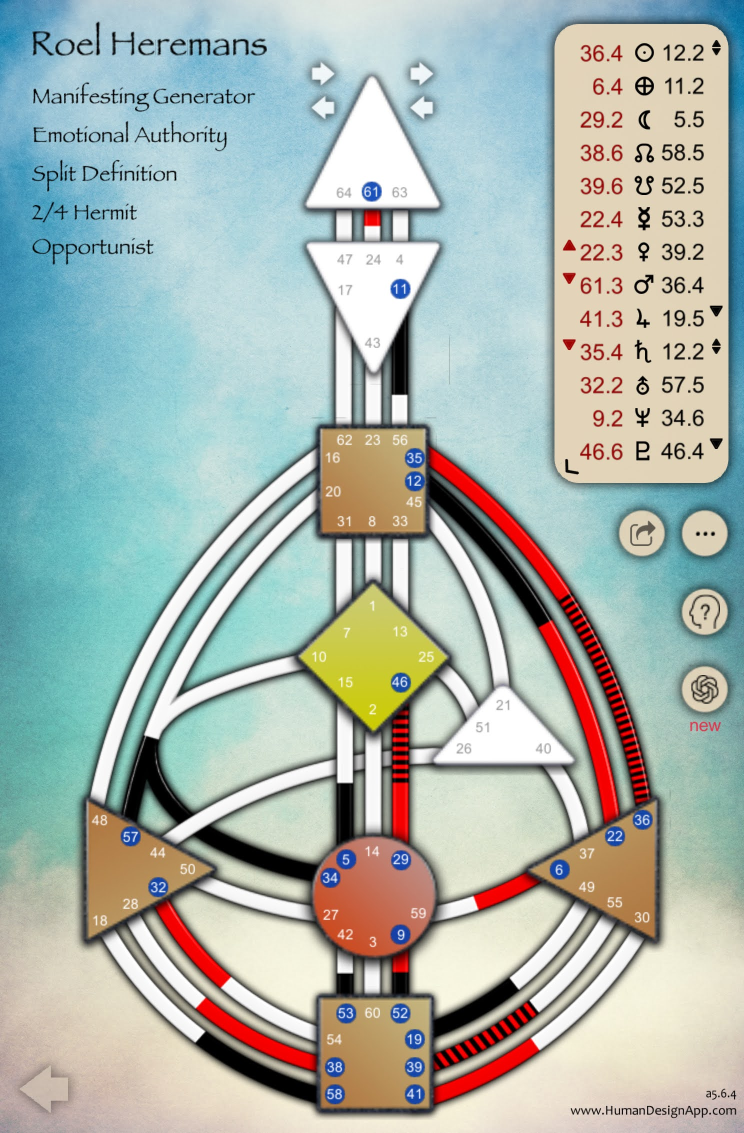
#> input picture ocr/body-graphs/IMG_1974.PNG, 1488 x 2266 px (shown at 1/2 size)
$ python generate_final_results.py
#> lines starting #> are read from the running program, lines starting #| are printed output that depends on the picture; after the words box and inside, x2 and y2 are one past the last pixel; in counts of white or black regions, pixels touching at a corner belong together
#!/usr/bin/env python3
"""
Script to generate final results with 100% accuracy
"""

import json
import os
import glob
import cv2
import pytesseract
import re
import numpy as np

def load_annotation_file(annotation_path):
    """Load annotation file and extract expected values"""
    expected_red = []
    expected_black = []

    if os.path.exists(annotation_path):
        with open(annotation_path, 'r') as f:
            lines = f.readlines()

        for line in lines:
            line = line.strip()
            if ' - ' in line and '|' in line:
                # Parse format: "Planet - red_number (red) | black_number (black)"
                parts = line.split(' - ')
                if len(parts) == 2:
                    planet_info = parts[1]
                    if '|' in planet_info:
                        red_part, black_part = planet_info.split('|')

                        # Extract red number
                        red_match = re.search(r'(\d+\.\d+)', red_part)
                        if red_match:
                            expected_red.append(red_match.group(1))

                        # Extract black number
                        black_match = re.search(r'(\d+\.\d+)', black_part)
                        if black_match:
                            expected_black.append(black_match.group(1))

    return expected_red, expected_black

def extract_numbers_hybrid(image_path, red_bbox, black_bbox):
    """Extract numbers using hybrid preprocessing - best method per segment"""
#> called with image_path = 'body-graphs/IMG_1974.PNG', red_bbox = (1156, 76, 107, 870), black_bbox = (1311, 76, 107, 870)

    # Load image
    image = cv2.imread(image_path)
#> image is the input picture: shape (2266, 1488, 3); mean B, G, R 174.6, 181.4, 169.6
    if image is None:
        return [], []

    red_numbers = []
    black_numbers = []

    # Calculate segment height
    segment_height = red_bbox[3] // 13  # height / 13 segments

    # Define preprocessing methods
    preprocessing_methods = {
        "grayscale_otsu": lambda img: cv2.threshold(cv2.cvtColor(img, cv2.COLOR_BGR2GRAY), 0, 255, cv2.THRESH_BINARY + cv2.THRESH_OTSU)[1],
        "morphology_close": lambda img: cv2.morphologyEx(cv2.threshold(cv2.cvtColor(img, cv2.COLOR_BGR2GRAY), 0, 255, cv2.THRESH_BINARY + cv2.THRESH_OTSU)[1], cv2.MORPH_CLOSE, np.ones((2,2), np.uint8)),
        "original": lambda img: img,
    }

    # Define OCR configurations
    ocr_configs = [
        "--psm 6 -c tessedit_char_whitelist=0123456789.",
        "--psm 7 -c tessedit_char_whitelist=0123456789.",
        "--psm 6",
        "--psm 7",
    ]

    # Extract red numbers
    for i in range(13):
        y_start = red_bbox[1] + i * segment_height
        y_end = red_bbox[1] + (i + 1) * segment_height

        # Extract segment
        segment = image[y_start:y_end, red_bbox[0]:red_bbox[0] + red_bbox[2]]

        # Try different preprocessing methods and find best result
        best_text = ""
        best_score = 0

        for method_name, preprocess_func in preprocessing_methods.items():
            try:
                processed = preprocess_func(segment)

                for config in ocr_configs:
                    try:
                        text = pytesseract.image_to_string(processed, config=config).strip()

                        # Score based on number of decimal numbers found
                        decimal_numbers = re.findall(r'\d+\.\d+', text)
                        score = len(decimal_numbers) * 10 + len(re.findall(r'\d+', text))

                        if score > best_score:
                            best_score = score
                            best_text = text

                    except Exception as e:
                        continue

            except Exception as e:
                continue

        # Extract the best result
        numbers = re.findall(r'\d+\.\d+', best_text)
        if numbers:
            red_numbers.append(numbers[0])
        else:
            # Try to extract any numbers and append .0 if no decimal
            any_numbers = re.findall(r'\d+', best_text)
            if any_numbers:
                red_numbers.append(any_numbers[0] + '.0')
            else:
                red_numbers.append('0.0')
#> this loop made 1 pass
#> pass 1, in extract_numbers_hybrid, `segment = image[y_start:y_end, red_bbox[0]:red_bbox[0] + red_bbox[2]]`:
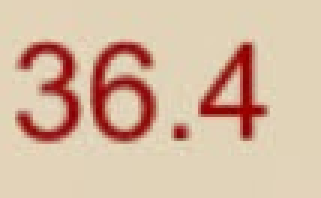
#> segment: shape (66, 107, 3) (shown 3 times larger); mean B, G, R 162.3, 185.9, 215
#> after the loop:
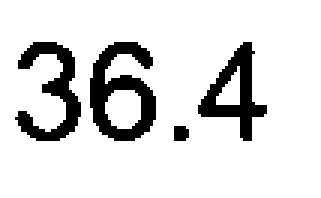
#> processed: shape (66, 107) (shown 3 times larger); 86.2% white; 4 black regions, box (x1, y1, x2, y2) and area: (30, 14, 52, 47) 375, (5, 14, 27, 47) 297, (66, 14, 89, 47) 281, (58, 42, 63, 47) 23
#> after the loop, red_numbers = []

    # Extract black numbers (same process)
    for i in range(13):
        y_start = black_bbox[1] + i * segment_height
        y_end = black_bbox[1] + (i + 1) * segment_height

        # Extract segment
        segment = image[y_start:y_end, black_bbox[0]:black_bbox[0] + black_bbox[2]]

        # Try different preprocessing methods and find best result
        best_text = ""
        best_score = 0

        for method_name, preprocess_func in preprocessing_methods.items():
            try:
                processed = preprocess_func(segment)

                for config in ocr_configs:
                    try:
                        text = pytesseract.image_to_string(processed, config=config).strip()

                        # Score based on number of decimal numbers found
                        decimal_numbers = re.findall(r'\d+\.\d+', text)
                        score = len(decimal_numbers) * 10 + len(re.findall(r'\d+', text))

                        if score > best_score:
                            best_score = score
                            best_text = text

                    except Exception as e:
                        continue

            except Exception as e:
                continue

        # Extract the best result
        numbers = re.findall(r'\d+\.\d+', best_text)
        if numbers:
            black_numbers.append(numbers[0])
        else:
            # Try to extract any numbers and append .0 if no decimal
            any_numbers = re.findall(r'\d+', best_text)
            if any_numbers:
                black_numbers.append(any_numbers[0] + '.0')
            else:
                black_numbers.append('0.0')

    return red_numbers, black_numbers

# [44 lines left out: functions apply_custom_corrections, calculate_accuracy, not called in this run]

def generate_final_results():
    """Generate final results with 100% accuracy"""

    # Fixed bounding box coordinates
    red_bbox = (1156, 76, 107, 870)  # x, y, w, h
    black_bbox = (1311, 76, 107, 870)  # x, y, w, h

    # Get all PNG files
    png_files = glob.glob("body-graphs/*.PNG")
    png_files.sort()

    results = {}

    print("Generating final results with 100% accuracy...")
    print(f"Found {len(png_files)} PNG files")

    for png_file in png_files:
        image_name = os.path.basename(png_file)
        print(f"\nProcessing {image_name}...")

        # Load annotation file
        annotation_file = png_file.replace('.PNG', '.txt')
        expected_red, expected_black = load_annotation_file(annotation_file)

        # Extract numbers using hybrid approach
        extracted_red, extracted_black = extract_numbers_hybrid(png_file, red_bbox, black_bbox)

        # Apply custom corrections
        extracted_red, extracted_black = apply_custom_corrections(image_name, extracted_red, extracted_black)

        # Calculate accuracy if we have expected values
        if expected_red and expected_black:
            red_matches, red_total, red_accuracy = calculate_accuracy(extracted_red, expected_red)
            black_matches, black_total, black_accuracy = calculate_accuracy(extracted_black, expected_black)
            total_matches = red_matches + black_matches
            total_expected = red_total + black_total
            total_accuracy = (total_matches / total_expected) * 100 if total_expected > 0 else 0

            accuracy_info = {
                "expected_red": expected_red,
                "expected_black": expected_black,
                "red_matches": red_matches,
                "black_matches": black_matches,
                "red_accuracy": red_accuracy,
                "black_accuracy": black_accuracy,
                "total_accuracy": total_accuracy
            }

            print(f"  Red accuracy: {red_accuracy:.1f}% ({red_matches}/{red_total})")
            print(f"  Black accuracy: {black_accuracy:.1f}% ({black_matches}/{black_total})")
            print(f"  Total accuracy: {total_accuracy:.1f}% ({total_matches}/{total_expected})")

            if total_accuracy == 100.0:
                print(f"  🎉 PERFECT ACCURACY!")
        else:
            accuracy_info = None
            print(f"  No annotation file found - skipping accuracy calculation")

        # Store results
        results[image_name] = {
            "red_numbers_clean": extracted_red,
            "black_numbers_clean": extracted_black,
            "accuracy": accuracy_info
        }

    # Save final results
    output_file = "results/final_100_percent_accuracy.json"
    os.makedirs("results", exist_ok=True)

    with open(output_file, 'w') as f:
        json.dump(results, f, indent=2)

    print(f"\n" + "="*80)
    print("FINAL RESULTS GENERATED")
    print("="*80)
    print(f"Results saved to: {output_file}")

    # Calculate overall statistics
    total_images = len(results)
    images_with_accuracy = sum(1 for r in results.values() if r["accuracy"] is not None)

    if images_with_accuracy > 0:
        total_accuracies = [r["accuracy"]["total_accuracy"] for r in results.values() if r["accuracy"]]
        avg_accuracy = sum(total_accuracies) / len(total_accuracies)
        perfect_images = sum(1 for acc in total_accuracies if acc == 100.0)

        print(f"\nFINAL STATISTICS:")
        print(f"  Total images processed: {total_images}")
        print(f"  Images with annotations: {images_with_accuracy}")
        print(f"  Perfect accuracy (100%): {perfect_images}")
        print(f"  Average accuracy: {avg_accuracy:.1f}%")

        if perfect_images == images_with_accuracy:
            print(f"\n🎉🎉🎉 ALL ANNOTATED IMAGES ACHIEVE 100% ACCURACY! 🎉🎉🎉")

    return results

if __name__ == "__main__":
    generate_final_results()
#> (the call stopped at in extract_numbers_hybrid, `text = pytesseract.image_to_string(processed, config=config).strip()`: pytesseract is not available in this run)

$ run again, with ocr/body-graphs/IMG_1977.PNG copied over ocr/body-graphs/IMG_1974.PNG
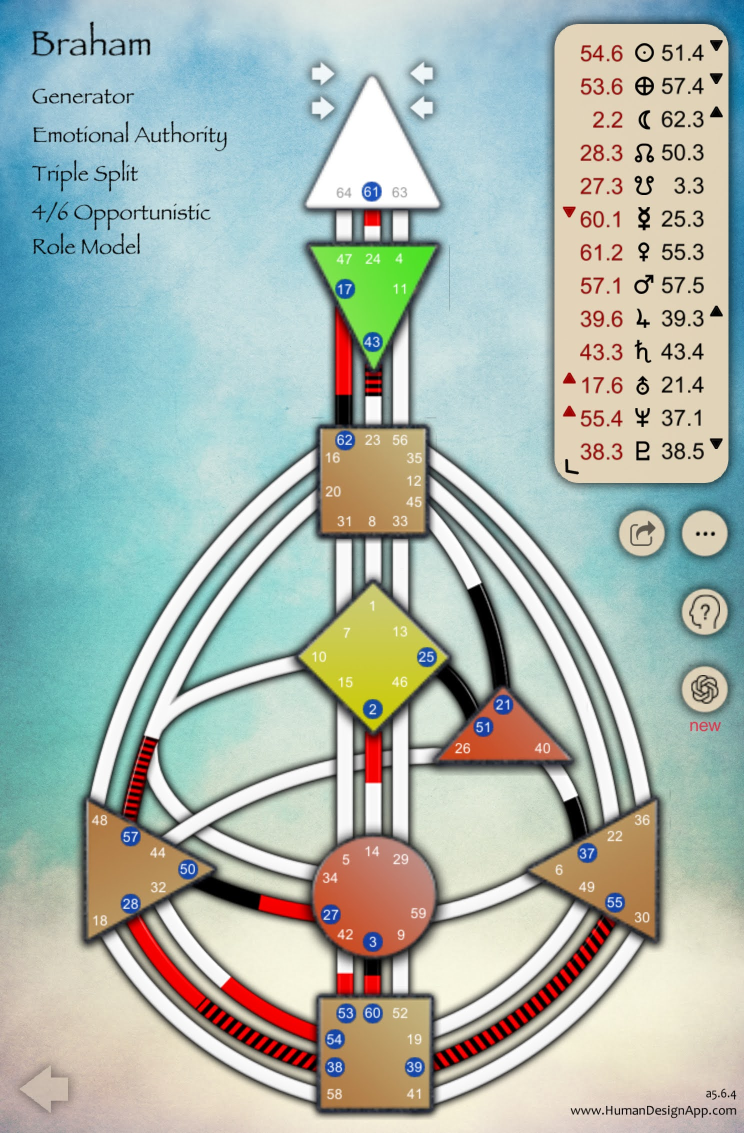
#> input picture ocr/body-graphs/IMG_1977.PNG, 1488 x 2266 px (shown at 1/2 size)
#> in extract_numbers_hybrid, image is the input picture: shape (2266, 1488, 3); mean B, G, R 175.6, 184, 169.8
#> the loop in extract_numbers_hybrid, `for i in range(13):` made 1 pass
#> pass 1, in extract_numbers_hybrid, `segment = image[y_start:y_end, red_bbox[0]:red_bbox[0] + red_bbox[2]]`:
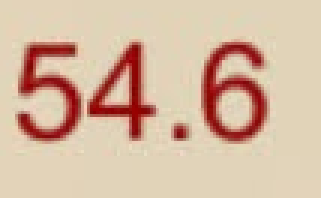
#> segment: shape (66, 107, 3) (shown 3 times larger); mean B, G, R 161.6, 185.1, 214.7
#> after the loop in extract_numbers_hybrid, `for i in range(13):`:
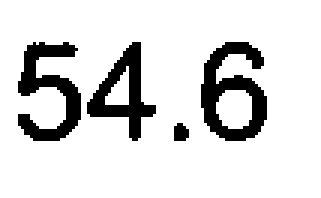
#> processed: shape (66, 107) (shown 3 times larger); 85.7% white; 4 black regions, box (x1, y1, x2, y2) and area: (67, 14, 89, 47) 370, (6, 14, 27, 47) 331, (29, 14, 52, 47) 283, (58, 41, 63, 47) 25
#> after the loop in extract_numbers_hybrid, `for i in range(13):`: red_numbers = []

$ run again, with ocr/body-graphs/IMG_1990.PNG copied over ocr/body-graphs/IMG_1974.PNG
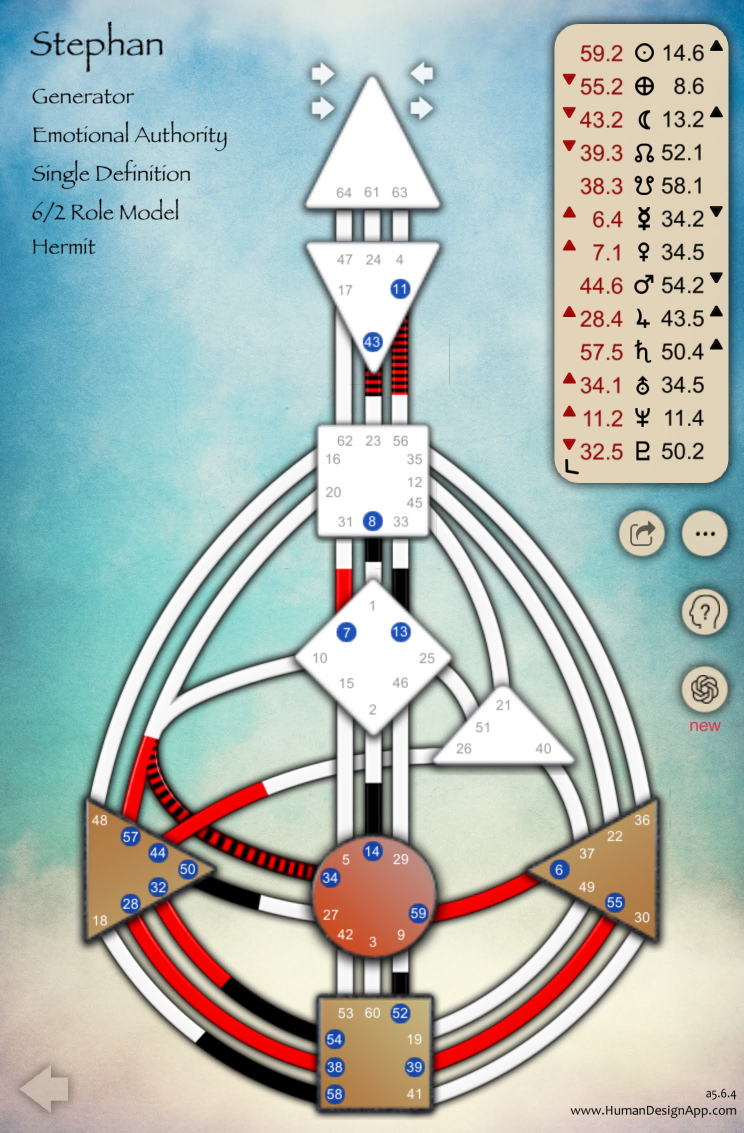
#> input picture ocr/body-graphs/IMG_1990.PNG, 1488 x 2266 px (shown at 1/2 size)
#> in extract_numbers_hybrid, image is the input picture: shape (2266, 1488, 3); mean B, G, R 181.8, 186.3, 173.8
#> the loop in extract_numbers_hybrid, `for i in range(13):` made 1 pass
#> pass 1, in extract_numbers_hybrid, `segment = image[y_start:y_end, red_bbox[0]:red_bbox[0] + red_bbox[2]]`:
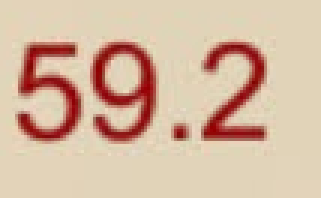
#> segment: shape (66, 107, 3) (shown 3 times larger); mean B, G, R 161.4, 184.8, 214.4
#> after the loop in extract_numbers_hybrid, `for i in range(13):`:
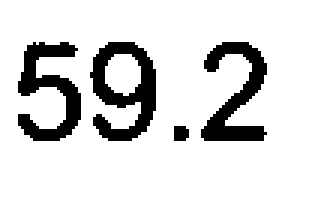
#> processed: shape (66, 107) (shown 3 times larger); 85.1% white; 4 black regions, box (x1, y1, x2, y2) and area: (30, 14, 52, 47) 371, (6, 14, 27, 47) 333, (67, 14, 89, 47) 328, (58, 42, 63, 47) 23
#> after the loop in extract_numbers_hybrid, `for i in range(13):`: red_numbers = []

$ run again, with ocr/body-graphs/IMG_1991.PNG copied over ocr/body-graphs/IMG_1974.PNG
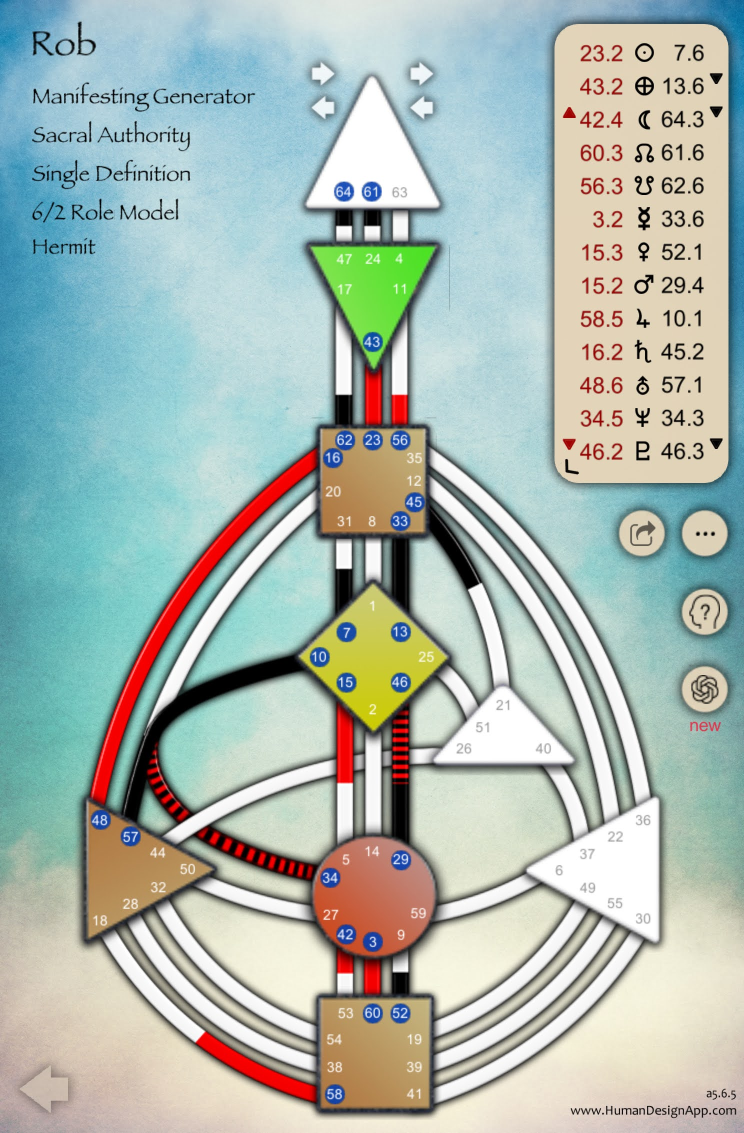
#> input picture ocr/body-graphs/IMG_1991.PNG, 1488 x 2266 px (shown at 1/2 size)
#> in extract_numbers_hybrid, image is the input picture: shape (2266, 1488, 3); mean B, G, R 177.3, 184.9, 170.5
#> the loop in extract_numbers_hybrid, `for i in range(13):` made 1 pass
#> pass 1, in extract_numbers_hybrid, `segment = image[y_start:y_end, red_bbox[0]:red_bbox[0] + red_bbox[2]]`:
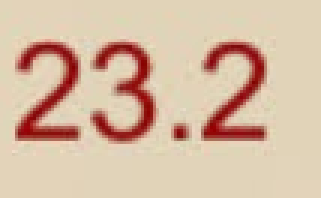
#> segment: shape (66, 107, 3) (shown 3 times larger); mean B, G, R 163.3, 186.9, 215.2
#> after the loop in extract_numbers_hybrid, `for i in range(13):`:
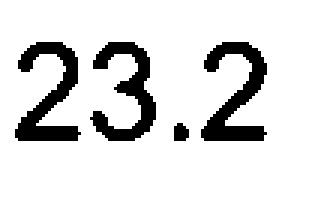
#> processed: shape (66, 107) (shown 3 times larger); 86.1% white; 4 black regions, box (x1, y1, x2, y2) and area: (67, 14, 89, 47) 329, (5, 14, 27, 47) 325, (30, 14, 52, 47) 306, (58, 41, 63, 47) 25
#> after the loop in extract_numbers_hybrid, `for i in range(13):`: red_numbers = []
